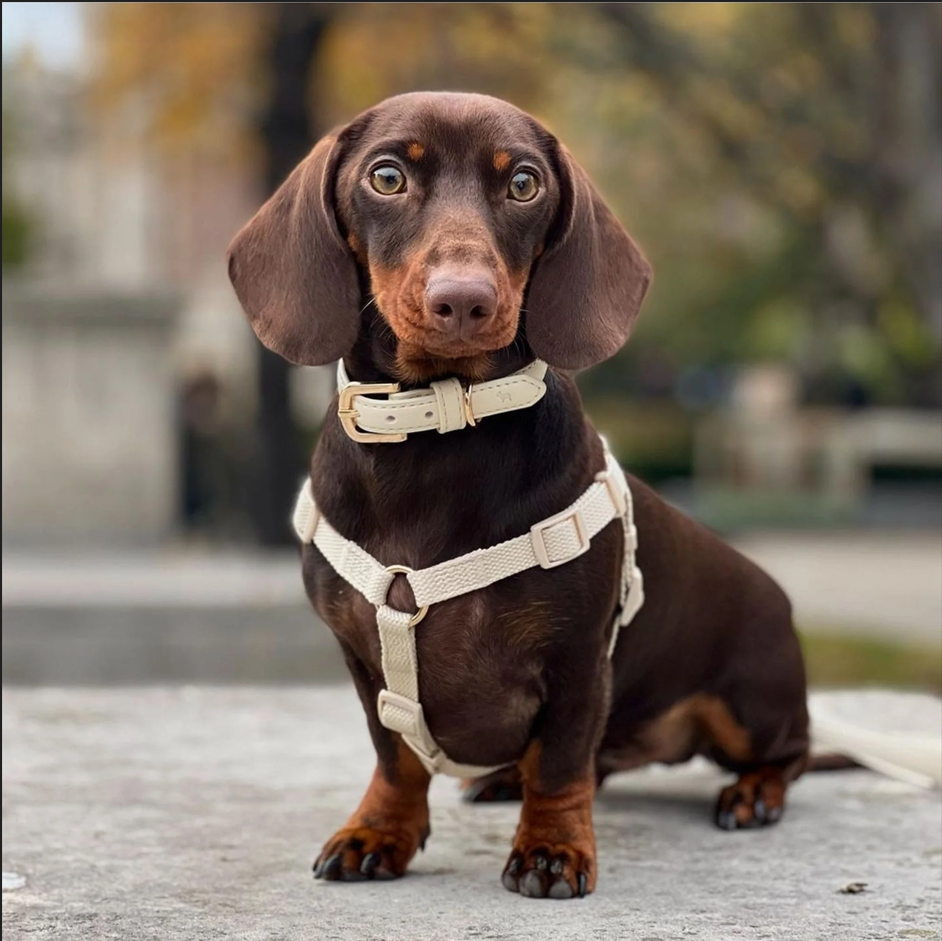
#> input picture Week 3/ManipulateImage/SDA_Dog.png, 942 x 941 px, found by its file name
$ python ManipulatingImage.py
#> lines starting #> are read from the running program, lines starting #| are printed output that depends on the picture
import cv2
import numpy as np

# Load the image from the same directory as your script
image_path = r"C:\Users\pixel\OneDrive\Documents\fontys\Year 2\SDA3\Week 3\ManipulateImage\SDA_Dog.png"
# Load the image
original_image = cv2.imread(image_path)
#> original_image is the input picture: shape (941, 942, 3); mean B, G, R 99.4, 111.4, 123.4

# Show the original image
cv2.imshow("Original Image", original_image)
cv2.waitKey(0)

# Resize the image to 60%
resized_image = cv2.resize(original_image, None, fx=0.6, fy=0.6)

# Convert the resized image to grayscale
gray_image = cv2.cvtColor(resized_image, cv2.COLOR_BGR2GRAY)
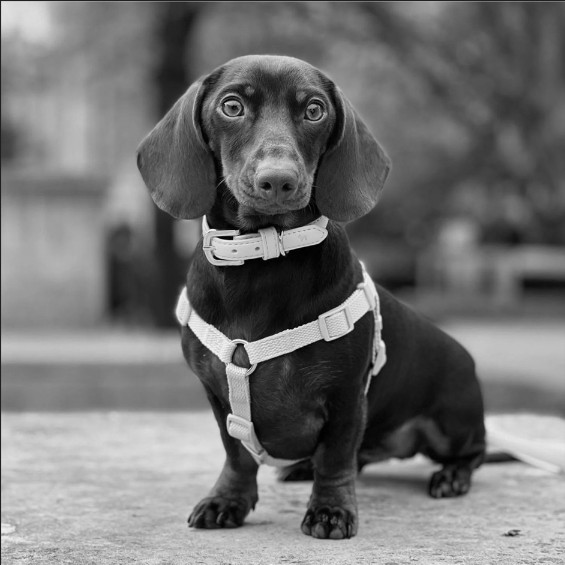
#> gray_image: shape (565, 565); min 0, max 249, mean 113.7

# Show the grayscale image
cv2.imshow("Grayscale Image", gray_image)
cv2.waitKey(0)

# Crop the image to size 400x400, starting at (20, 20)
cropped_image = resized_image[20:420, 20:420]
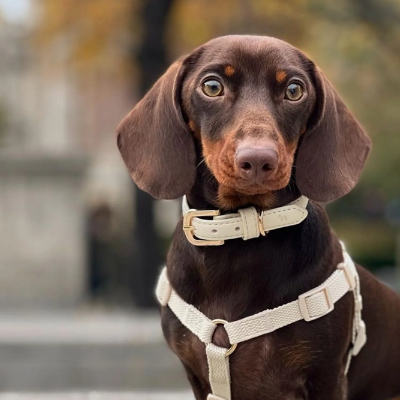
#> cropped_image: shape (400, 400, 3); mean B, G, R 85.8, 98.2, 114

# Draw a yellow circle on the top-left corner of the cropped image
cv2.circle(cropped_image, (40, 40), 20, (0, 255, 255), 2)

# Draw a blue filled ellipse on the top-right corner of the cropped image
cv2.ellipse(cropped_image, (380, 40), (75, 40), 0, 0, 360, (255, 0, 0), -1)

# Draw an unfilled square in the bottom-left corner
cv2.rectangle(cropped_image, (40, 360), (85, 405), (192, 75, 15), 1)

# Draw a filled square in the bottom-right corner
cv2.rectangle(cropped_image, (315, 360), (360, 405), (192, 75, 15), -1)
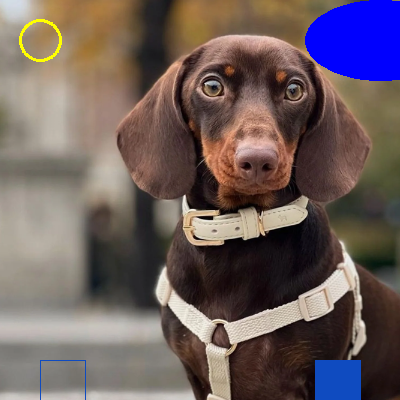
#> cropped_image: shape (400, 400, 3); mean B, G, R 94.5, 94.6, 108.9

# Show the final cropped and modified image
cv2.imshow("Modified Image", cropped_image)
cv2.waitKey(0)

# Close all windows
cv2.destroyAllWindows()
